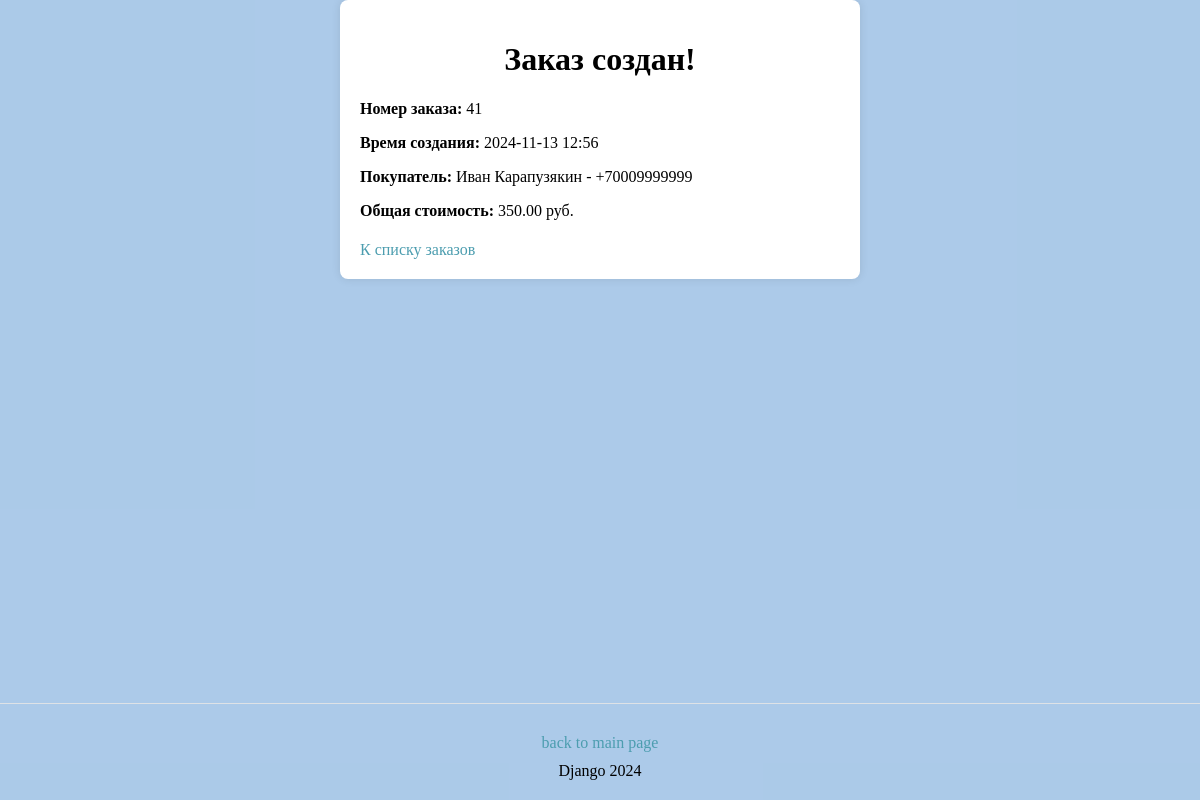
Screenshot of /orders/success/41/ (signed in) with the database file from the repository.
### orders/models.py (models this page shows, shortened)
class Order(models.Model):
    objects = models.Manager()
    buyer = models.ForeignKey(Buyer, on_delete=models.CASCADE,
                              related_name="orders")
    created_at = models.DateTimeField(auto_now_add=True)
    price = models.DecimalField(max_digits=10, decimal_places=2, default=0)
    delivery_address = models.ForeignKey('buyers.Address', null=True,
                                         blank=True, on_delete=models.SET_NULL)

### buyers/models.py (models this page shows, shortened)
class Buyer(AbstractBaseUser, PermissionsMixin):
    first_name = models.CharField(max_length=255)
    last_name = models.CharField(max_length=255, blank=True, null=True)
    date_of_birth = models.DateField(blank=True, null=True)
    special_notes = models.TextField(blank=True, null=True)
    phone_number = models.CharField(
        max_length=12, unique=True,
        validators=[
            RegexValidator(
                regex=r'^\+7\d{10}$',
                message="Введите корректный номер телефона (например, +79991234567)."
            )
        ]
    )
    password = models.CharField(max_length=128)
    email = models.EmailField(unique=True, blank=True, null=True)
    addresses = models.ManyToManyField(Address, related_name="buyers",
                                       blank=True)
    is_active = models.BooleanField(default=True)
    is_staff = models.BooleanField(default=False)
    groups = models.ManyToManyField(
        Group,
        related_name='buyer_set',  # Указываем уникальное имя для связи
        blank=True
    )
    user_permissions = models.ManyToManyField(
        Permission,
        related_name='buyer_permissions',  # Указываем уникальное имя для связи
        blank=True
    )
    objects = BuyerManager()  # Обеспечьте, что BuyerManager настроен правильно для модели пользователя
    USERNAME_FIELD = 'phone_number'
    REQUIRED_FIELDS = []
    def __str__(self):
        return f"{self.first_name} {self.last_name} - {self.phone_number}"

### orders/views.py (the view)
# urls.py: path('success/<int:order_id>/', order_success, name='order_success'),
@login_required
def order_success(request, order_id):
    order = get_object_or_404(Order, id=order_id)
    return render(request, 'orders/order_success.html', {
        'order': order,
    })

### templates/orders/order_success.html (shortened to what this page needs)
{% load static %}
<!DOCTYPE html>
<html lang="en">
<head>
    <link rel="stylesheet" href="{% static 'order/order.css' %}">
    <link rel="stylesheet" href="{% static 'other/other.css' %}">
</head>
<body>
<div class="form-container">
    <h1>Заказ создан!</h1>
    <p><strong>Номер заказа:</strong> {{ order.id }}</p>
    <p><strong>Время создания:</strong>
        {{ order.created_at|date:"Y-m-d H:i" }}</p>
    <p><strong>Покупатель:</strong> {{ order.buyer }}</p>
    <p><strong>Общая стоимость:</strong> {{ order.price }} руб.</p>
    <a href="{% url 'order_list' %}" class="back-button">К списку заказов</a>
</div>
<footer>
    <a href="{% url 'main' %}" class="footer-button">back to main page</a>
    <p>Django 2024</p>
</footer>
</body>
</html>

### static/order/order.css (style rules this page uses)
html, body { height: 100%; margin: 0; background-color: rgba(129, 175, 221, 0.42); display: flex; flex-direction: column; }
h1, h3 { text-align: center; }
.back-button { display: inline-block; margin-top: 5px; text-decoration: none; color: #4c9daf; }
.form-container { width: 40%; margin: 0 auto; background-color: #ffffff; padding: 20px; border-radius: 8px; box-shadow: 0px 0px 10px rgba(0, 0, 0, 0.1); }
div { margin-bottom: 15px; }

### static/other/other.css (style rules this page uses)
footer { display: flex; flex-direction: column; justify-content: center; align-items: center; width: 100%; text-align: center; padding: 20px 0; background-color: transparent; border-top: 1px solid #dee2e6; margin-top: auto; }
footer p { margin: 0; padding: 0; }
.footer-button { color: #4c9daf; background-color: transparent; padding: 10px 20px; text-decoration: none; border-radius: 5px; font-size: 16px; }

### rows the page displays
Order: id "41", created_at "2024-11-13 12:56", buyer "Иван Карапузякин - +70009999999", price "350.00"
